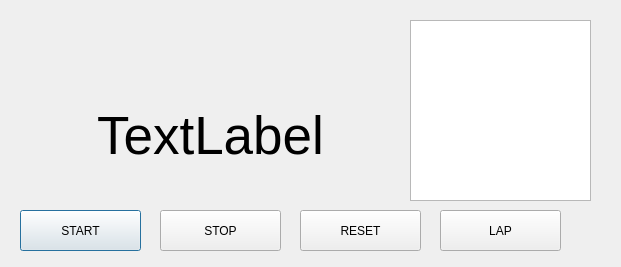
<?xml version="1.0" encoding="UTF-8"?>
<ui version="4.0">
 <class>Stopwatch</class>
 <widget class="QDialog" name="Stopwatch">
  <property name="geometry">
   <rect>
    <x>0</x>
    <y>0</y>
    <width>621</width>
    <height>267</height>
   </rect>
  </property>
  <property name="windowTitle">
   <string>Dialog</string>
  </property>
  <widget class="QPushButton" name="btn_start">
   <property name="geometry">
    <rect>
     <x>20</x>
     <y>210</y>
     <width>121</width>
     <height>41</height>
    </rect>
   </property>
   <property name="text">
    <string>START</string>
   </property>
  </widget>
  <widget class="QPushButton" name="btn_stop">
   <property name="geometry">
    <rect>
     <x>160</x>
     <y>210</y>
     <width>121</width>
     <height>41</height>
    </rect>
   </property>
   <property name="text">
    <string>STOP</string>
   </property>
  </widget>
  <widget class="QPushButton" name="btn_reset">
   <property name="geometry">
    <rect>
     <x>300</x>
     <y>210</y>
     <width>121</width>
     <height>41</height>
    </rect>
   </property>
   <property name="text">
    <string>RESET</string>
   </property>
  </widget>
  <widget class="QPushButton" name="btn_lap">
   <property name="geometry">
    <rect>
     <x>440</x>
     <y>210</y>
     <width>121</width>
     <height>41</height>
    </rect>
   </property>
   <property name="text">
    <string>LAP</string>
   </property>
  </widget>
  <widget class="QLabel" name="watch">
   <property name="geometry">
    <rect>
     <x>20</x>
     <y>70</y>
     <width>381</width>
     <height>131</height>
    </rect>
   </property>
   <property name="font">
    <font>
     <pointsize>40</pointsize>
    </font>
   </property>
   <property name="text">
    <string>TextLabel</string>
   </property>
   <property name="alignment">
    <set>Qt::AlignCenter</set>
   </property>
  </widget>
  <widget class="QListWidget" name="listWidget">
   <property name="geometry">
    <rect>
     <x>410</x>
     <y>20</y>
     <width>181</width>
     <height>181</height>
    </rect>
   </property>
  </widget>
 </widget>
 <resources/>
 <connections/>
</ui>
